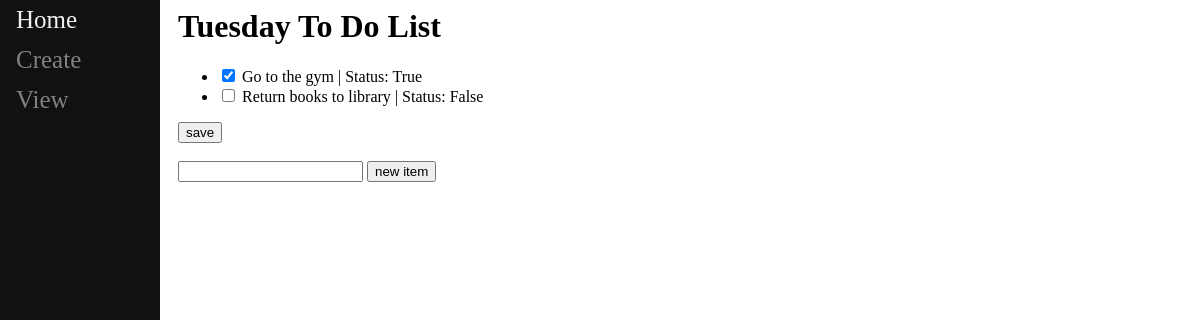
Page /2 on the earlier database version.
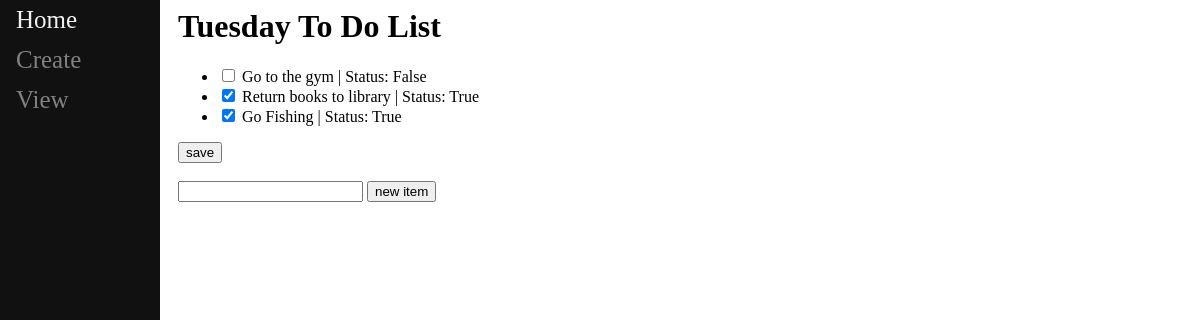
Same page on the later database version.
### main/models.py (models this page shows, shortened)
class ToDoList(models.Model):
    name = models.CharField(max_length=200)

class Item(models.Model):
    todolist = models.ForeignKey(ToDoList, on_delete=models.CASCADE)
    text = models.CharField(max_length=200)
    complete = models.BooleanField()

### main/views.py (the view, shortened to what this page needs)
# urls.py: path("<int:id>", views.index, name="index"),
def index(response, id):
    ls = ToDoList.objects.get(id=id)
    return render(response, "main/list.html", {"ls":ls})

### main/templates/main/list.html (shortened to what this page needs)
{% extends "main/base.html" %}
{% block content %}
    <h1>{{ls.name}}</h1>
    <form method="post" action="#">
    <ul>
        {% for item in ls.item_set.all %}
            {% if item.complete == False %}
                <li><input type="checkbox" value="clicked" name="c{{item.id}}">
                    {{item.text}} | Status: {{item.complete}}
                </li>
            {% else %}
                <li><input type="checkbox" value="clicked" name="c{{item.id}}" checked>
                    {{item.text}} | Status: {{item.complete}}
                </li>
            {% endif %}
        {% endfor %}
    </ul>
    <button type="submit" name="save" value="save">save</button>
    <br>
    <br>
    <input type="text" name="new">
    <button type="submit" name="newItem" value="newItem">new item</button>
    </form>
{% endblock %}

### main/templates/main/base.html (shortened to what this page needs)
<html>
<head>
</head>
<body>
    <div class="sidenav">
        <a href="/">Home</a>
        <a href="/create">Create</a>
        <a href="/2">View</a>
    </div>
    <div id="content", name="content", class="main">
        {% block content %}{% endblock %}
    </div>
</body>
</html>

### main/templates/main/base.html (style rules this page uses)
.sidenav { height: 100%; width: 160px; position: fixed; z-index : 1; top:0; left:0; background-color:#111; overflow-x: hidden; }
.sidenav a { padding: 6px 8px 6px 16px; text-decoration: none; font-size: 25px; color: #818181; display: block; }
.main { margin-left: 160px; padding: 0px 10px; }

Differences in the rows shown:
changed Item "Go to the gym": id "☑" → "☐"; complete "True" → "False"
changed Item "Return books to library": id "☐" → "☑"; complete "False" → "True"
added Item: text "Go Fishing", complete "True"
